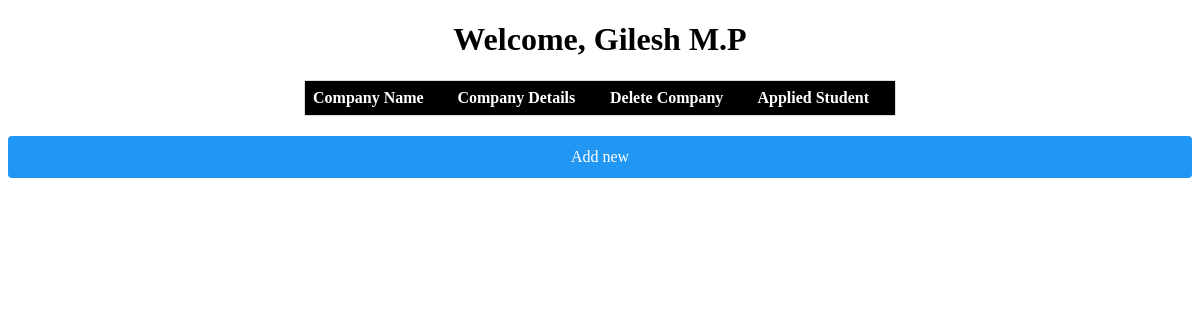
The app's page /POHome/, older data.
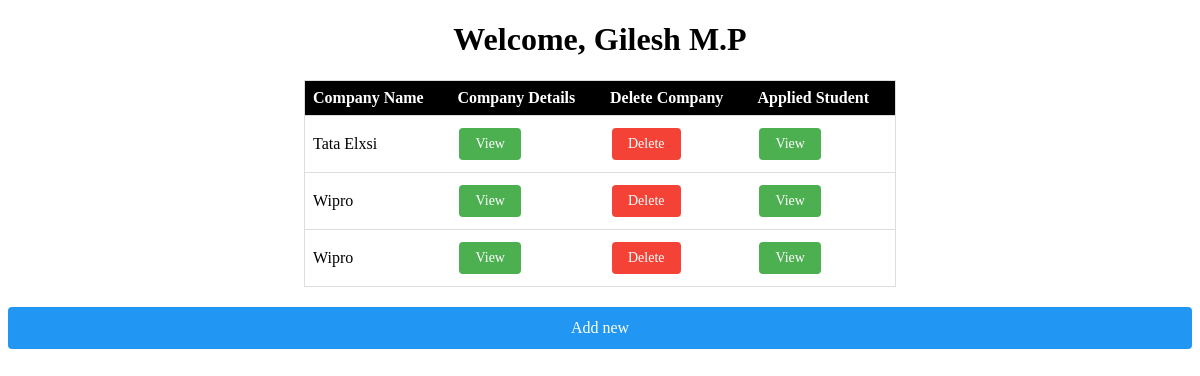
The same page, newer data.
### PlacementOfficer/models.py (models this page shows, shortened)
class OnCampusJobs(models.Model):
    company_name=models.CharField(max_length=200)
    role=models.CharField(max_length=200)
    ctc=models.FloatField()
    description=models.TextField(max_length=5500)

### PlacementOfficer/views.py (the view)
# urls.py: path('POHome/',views.po_home,name="po_home"),
def po_home(request):
    oncampus_jobs=OnCampusJobs.objects.all()
    return render(request,'PlacementOfficer/PlacementOfficerHome.html',{'oncampus_jobs':oncampus_jobs})

### PlacementOfficer/templates/PlacementOfficer/PlacementOfficerHome.html (shortened to what this page needs)
<!DOCTYPE html>
<html lang="en">
<head>
</head>
<body>
    <h1 style="text-align: center;">Welcome, Gilesh M.P</h1>
    <div class="center-table">
        <table>
            <thead>
                <tr>
                    <th>Company Name</th>
                    <th>Company Details</th>
                    <th>Delete Company</th>
                    <th>Applied Student</th>
                </tr>
            </thead>
            <tbody>
                {% for oj in oncampus_jobs %}
                <tr>
                    <td>{{ oj.company_name }}</td>
                    <td><a href="{% url 'view_company' oj.id %}" class="button">View</a></td>
                    <td><a href="{% url 'delete_company' oj.id %}" class="button delete-button">Delete</a></td>
                    <td><a href="{% url 'view_student' oj.id %}" class="button">View</a></td>
                </tr>
                {% endfor %}
            </tbody>
        </table>
    </div>
    <a href="{% url 'add_company' %}" class="add-new-button">Add new</a>
</body>
</html>

Row changes from the older to the newer data that the page shows:
added OnCampusJobs: company_name "Tata Elxsi"
added OnCampusJobs: company_name "Wipro"
added OnCampusJobs: company_name "Wipro"
